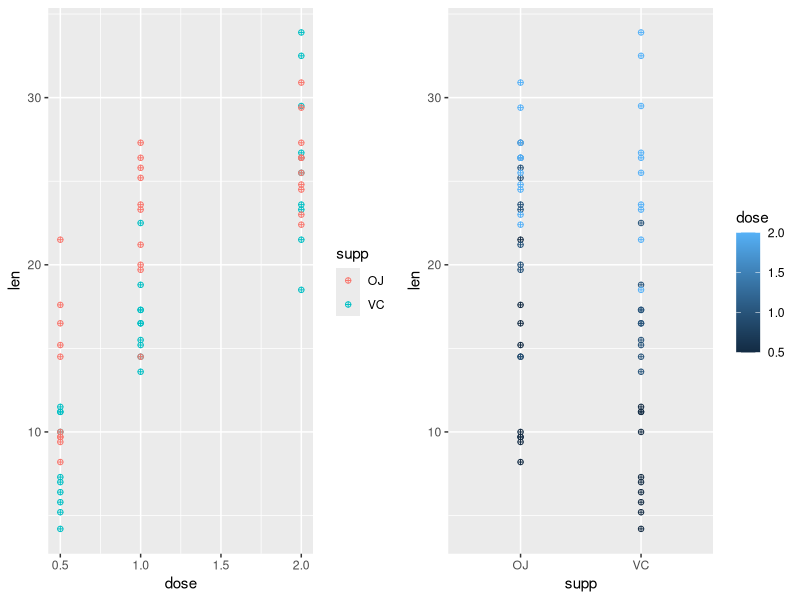

This chart was generated by the following R code: (Note: this script raises an error after producing the figure.)
## ---- chunk 1
library(ggplot2)
library(grid)
data(ToothGrowth)

multiplot <- function(..., plotlist=NULL, file, cols=1, layout=NULL) {
  require(grid)

  # Make a list from the ... arguments and plotlist
  plots <- c(list(...), plotlist)

  numPlots = length(plots)

  # If layout is NULL, then use 'cols' to determine layout
  if (is.null(layout)) {
    # Make the panel
    # ncol: Number of columns of plots
    # nrow: Number of rows needed, calculated from # of cols
    layout <- matrix(seq(1, cols * ceiling(numPlots/cols)),
                    ncol = cols, nrow = ceiling(numPlots/cols))
  }

 if (numPlots==1) {
    print(plots[[1]])

  } else {
    # Set up the page
    grid.newpage()
    pushViewport(viewport(layout = grid.layout(nrow(layout), ncol(layout))))

    # Make each plot, in the correct location
    for (i in 1:numPlots) {
      # Get the i,j matrix positions of the regions that contain this subplot
      matchidx <- as.data.frame(which(layout == i, arr.ind = TRUE))

      print(plots[[i]], vp = viewport(layout.pos.row = matchidx$row,
                                      layout.pos.col = matchidx$col))
    }
  }
}
## ---- chunk 2
summary(ToothGrowth$len)
unique(ToothGrowth$dose)
unique(ToothGrowth$supp)
p1 <- ggplot(data=ToothGrowth, aes(x=dose, y=len, colour=supp)) + geom_point(shape=10)
p2 <- ggplot(data=ToothGrowth, aes(x=supp, y=len, colour=dose)) + geom_point(shape=10)
multiplot(p1, p2, cols=2) #definition of multiplot function is in appendix.

## ---- chunk 3
func <- function(data, significance = 0.975) {
    mean <- mean(data)
    sd <- sd(data)
    mean + c(-1, 1) * qt(significance, length(data) - 1) * sd / sqrt(length(data))
}
tapply(ToothGrowth$len, ToothGrowth$dose, func)

## ---- chunk 4
t.test(len ~ supp, data=ToothGrowth, var.equal=FALSE, paired=FALSE)
